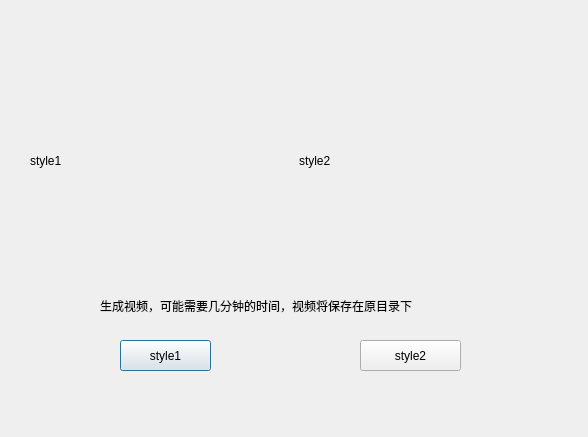
<?xml version="1.0" encoding="UTF-8"?>
<ui version="4.0">
 <class>dialog</class>
 <widget class="QDialog" name="dialog">
  <property name="geometry">
   <rect>
    <x>0</x>
    <y>0</y>
    <width>588</width>
    <height>437</height>
   </rect>
  </property>
  <property name="windowTitle">
   <string>视频风格</string>
  </property>
  <widget class="QPushButton" name="pushButton">
   <property name="geometry">
    <rect>
     <x>120</x>
     <y>340</y>
     <width>91</width>
     <height>31</height>
    </rect>
   </property>
   <property name="text">
    <string>style1</string>
   </property>
  </widget>
  <widget class="QPushButton" name="pushButton_2">
   <property name="geometry">
    <rect>
     <x>360</x>
     <y>340</y>
     <width>101</width>
     <height>31</height>
    </rect>
   </property>
   <property name="text">
    <string>style2</string>
   </property>
  </widget>
  <widget class="QWidget" name="layoutWidget">
   <property name="geometry">
    <rect>
     <x>30</x>
     <y>50</y>
     <width>531</width>
     <height>221</height>
    </rect>
   </property>
   <layout class="QHBoxLayout" name="horizontalLayout">
    <item>
     <widget class="QLabel" name="label">
      <property name="text">
       <string>style1</string>
      </property>
     </widget>
    </item>
    <item>
     <widget class="QLabel" name="label_2">
      <property name="text">
       <string>style2</string>
      </property>
     </widget>
    </item>
   </layout>
  </widget>
  <widget class="QLabel" name="label_3">
   <property name="geometry">
    <rect>
     <x>100</x>
     <y>270</y>
     <width>421</width>
     <height>71</height>
    </rect>
   </property>
   <property name="text">
    <string>生成视频，可能需要几分钟的时间，视频将保存在原目录下</string>
   </property>
  </widget>
 </widget>
 <resources/>
 <connections/>
</ui>
